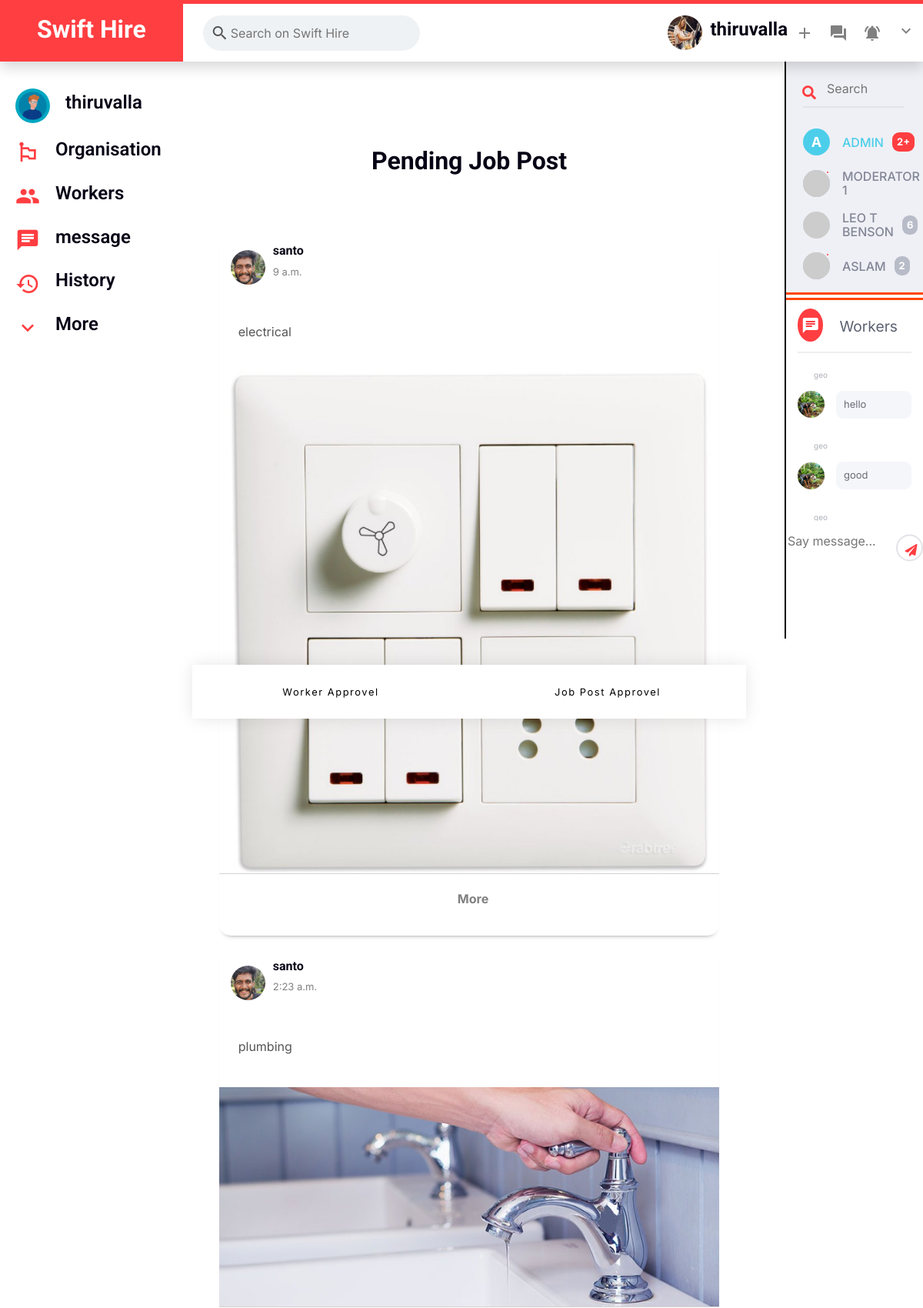
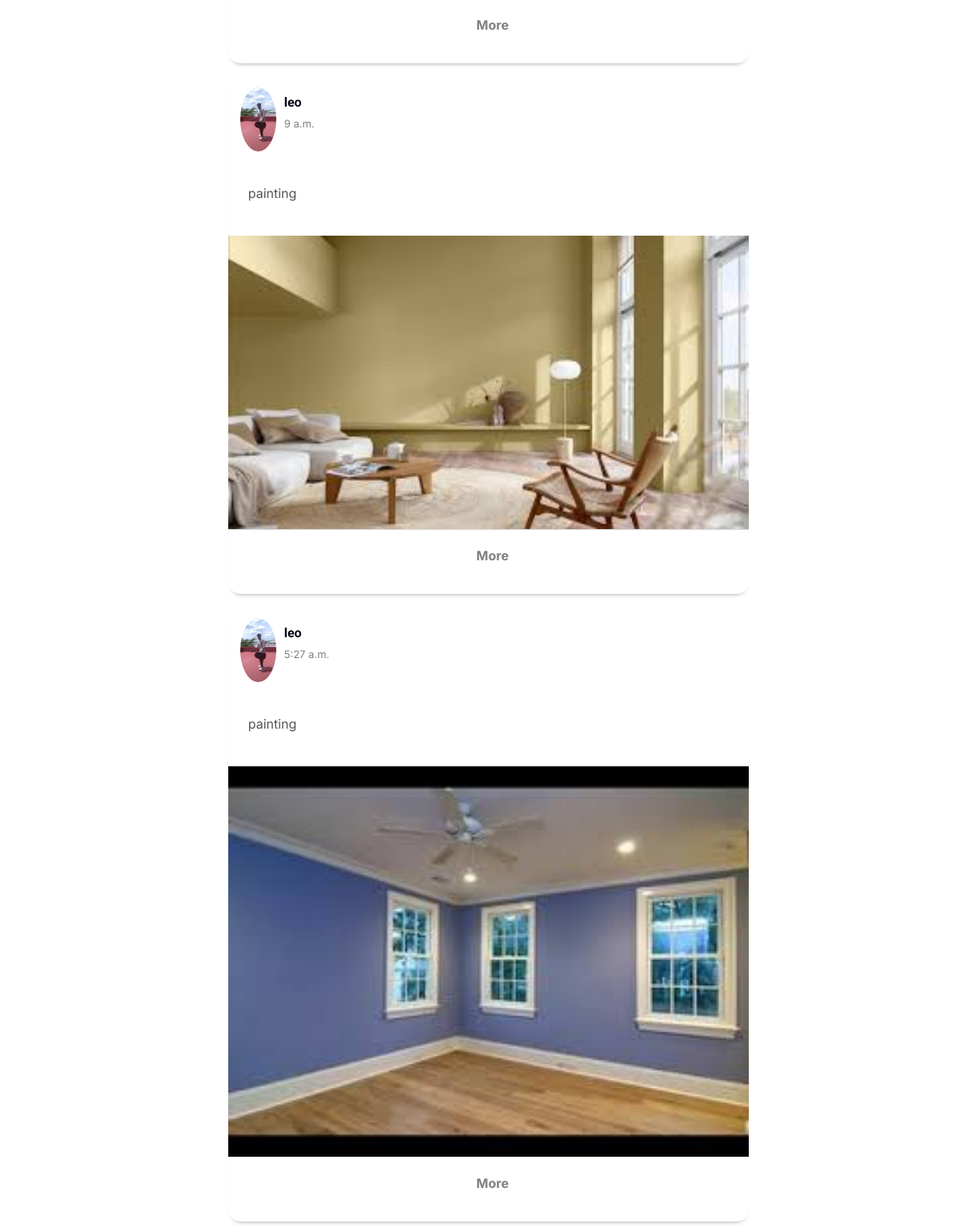
Page /moderator_home (signed in, upper part) on the committed database (2 pictures, top to bottom).
### main/models.py (models this page shows, shortened)
class Moderator(AbstractBaseUser):
    username = models.CharField(max_length=150, unique=True)
    password = models.CharField(max_length=128)
    location = models.CharField(max_length=100)
    phone=models.CharField(max_length=100)
    address=models.CharField(max_length=250)
    email=models.EmailField()

class Job_post(models.Model):
    post_id=models.AutoField(primary_key=True)
    user = models.ForeignKey(User, on_delete=models.CASCADE)
    job_title=models.CharField(max_length=150)
    job_description=models.CharField(max_length=350)
    location=models.CharField(max_length=150)
    address=models.CharField(max_length=250)
    time=models.TimeField()
    date=models.DateField()
    min_wage=models.CharField(max_length=150)
    max_wage=models.CharField(max_length=150)
    exp_lvl=models.CharField(max_length=150)
    expected_time=models.CharField(max_length=100)
    valid=models.BooleanField(null=True)
    photo=models.ImageField(upload_to="job_post")

class User(AbstractBaseUser):
    id=models.AutoField(primary_key=True)
    first_name = models.CharField(max_length=150)
    last_name = models.CharField(max_length=150)
    email = models.EmailField()
    username =models.CharField(max_length=100,unique=True)
    password = models.CharField(max_length=128)
    phone_no =models.CharField(max_length=100,unique=True)
    location =models.CharField(max_length=150)
    user_image =models.ImageField(upload_to="userProfile")
    dob =models.DateField(null=True)
    user_bio=models.CharField(max_length=150)
    type=models.CharField(max_length=100,default='user')
    address=models.CharField(max_length=300)
    def __str__(self):
        return self.username

class Feedback(models.Model):
    feedback_id= models.AutoField(primary_key=True)
    user=models.ForeignKey(User,on_delete=models.CASCADE,null=True)
    worker=models.ForeignKey(Worker,on_delete=models.CASCADE,null=True)
    feedback=models.TextField(blank=False , null= False )

class Worker(AbstractBaseUser):
    first_name = models.CharField(max_length=150)
    last_name = models.CharField(max_length=150)
    email = models.EmailField()
    username =models.CharField(max_length=100,unique=True)
    password = models.CharField(max_length=128)
    phone_no =models.CharField(max_length=100,unique=True)
    location =models.CharField(max_length=150)
    user_image =models.ImageField(upload_to="workerProfile")
    dob =models.DateField(null=True)
    user_bio=models.CharField(max_length=150)
    type=models.CharField(max_length=100,default='worker')
    address=models.CharField(max_length=300)
    job_title=models.CharField(max_length=150,null= True)
    catagory=models.CharField(max_length=150,null= True)
    experience=models.CharField(max_length=150,null= True)
    skill_1 =models.CharField(max_length=150,null= True)
    skill_2 =models.CharField(max_length=150,null= True)
    skill_3 =models.CharField(max_length=150,null= True)
    id_proof=models.ImageField(upload_to="workerfile")
    exp_proof=models.ImageField(upload_to="workerfile")
    cv=models.ImageField(upload_to="workerfile")
    is_approved=models.BooleanField(null= True)
    status=models.CharField(max_length=100,null= True)
    is_report=models.BooleanField(null= True,default=True)
    def __str__(self):
        return self.username

### main/views.py (the view)
# urls.py: path('moderator_home',moderator_home,name="moderator_home"),
def moderator_home(request):
    username = request.session.get('username')
    mod=Moderator.objects.get(username = username)
    worker=Worker.objects.all()
    post=Job_post.objects.all()
    user=User.objects.all()
    feed=Feedback.objects.all()
    context={'mod':mod,'worker':worker,'user':user,'post':post,'feed':feed}
    return render(request,"moderatorhome.html",context)

### main/templates/moderatorhome.html (shortened to what this page needs)
{%load static%}
<!DOCTYPE html>
<html lang="en">
<head>
  <link href="{%static 'css/style(3).css'%}" rel="stylesheet" type="text/css">
  <link href="https://cdnjs.cloudflare.com/ajax/libs/font-awesome/5.10.0/css/all.min.css" rel="stylesheet">
  <link href="https://cdn.jsdelivr.net/npm/bootstrap-icons@1.4.1/font/bootstrap-icons.css" rel="stylesheet">
  <link href="{%static 'lib/animate/animate.min.css' %}" rel="stylesheet">
  <link href="{%static 'lib/owlcarousel/assets/owl.carousel.min.css' %}" rel="stylesheet">
  <link href="{%static 'css/bootstrap.min.css' %}" rel="stylesheet">
</head>
<body>
    <nav class="navbar navbar-expand-lg bg-white navbar-light shadow border-top border-5 border-primary sticky-top p-0">
        <div class="header__left">
            <a href="index.html" class="navbar-brand bg-primary d-flex align-items-center px-4 px-lg-5">
                <h2 class="mb-2 text-white">Swift Hire</h2>
            </a>
            <div class="header__input">
              <span class="material-icons"> search </span>
              <input type="text" placeholder="Search on Swift Hire" />
            </div>
          </div>
        <div class="collapse navbar-collapse" id="navbarCollapse">
            <div class="navbar-nav ms-auto p-4 p-lg-0">
                <div class="header__right">
                    <div class="header__info">
                      <img
                        class="user__avatar"
                        src="/static/img/carousel-2.jpg"
                        alt=""
                        width="45"
                        height="45"
                      />
                      <h4>{{mod.location}}</h4>
                    </div>
                    <span class="material-icons"> add </span>
                    <span class="material-icons"> forum </span>
                    <span class="material-icons"> notifications_active </span>
                    <div class="nav-item dropdown">
                    <span href="#" class="material-icons" data-bs-toggle="dropdown" style="pointer-events: none;"> expand_more </span>
                    </div>
                  </div>
                </div>
            </div>
    </nav>
    <div class="main__body ">
        <div class="sidebar">
          <div class="sidebarRow">
            <img
              class="user__avatar"
              alt=""
            />
            <h4>{{mod.location}}</h4>
          </div>
          <div class="sidebarRow">
            <span class="material-icons"> emoji_flags </span>
            <h4>Organisation</h4>
          </div>
          <div class="sidebarRow">
            <span class="material-icons"> people </span>
            <h4>Workers</h4>
          </div>
          <div class="sidebarRow">
            <span class="material-icons"> chat </span>
            <h4>message</h4>
          </div>
          <div class="sidebarRow">
            <span class="material-icons"> history </span>
            <h4>History</h4>
          </div>
          <div class="sidebarRow">
            <span class="material-icons"> expand_more </span>
            <h4>More</h4>
          </div>
        </div>
       <div class="feed">
        <div class="et-hero-tabs-container">
          <a class="et-hero-tab" id="btnSection1" onclick="myFunction()" >Worker Approvel</a>
          <a class="et-hero-tab" id="btnSection2" onclick="myFunction2()">Job Post Approvel</a>
        </div>
      <section id="section2">
        <div style="height: 100px;"></div>
        <h2 style="text-align: center;">Pending Job Post</h2>
        <div style="height: 50px;"></div>
      {%for i in post%}
        <div class="post">
          <div class="post__top">
            <img
              class="user__avatar post__avatar"
              src="/media/{{i.user.user_image}}"
              alt=""
            />
            <div class="post__topInfo">
              <h3>{{i.user}}</h3>
              <p>{{i.time}}</p>
            </div>
          </div>
          <div class="post__bottom">
            <p>{{i.job_title}}</p>
          </div>
          <div class="post__image">
            <img
              src="/media/{{i.photo}}"
              alt=""
            />
          </div>
          <div class="post__options">
            <div class="post__option">
              <p style="font-weight: bold;">More</p>
            </div>
          </div>
        </div>
        {%endfor%}
      </section>
    </div>
        <div style="flex: 0.33" class="widgets">
          <div
            class="fb-page"
            data-href="https://www.facebook.com/facebook"
            data-tabs="timeline"
            data-width="500"
            data-height="1000"
            data-small-header="false"
            data-adapt-container-width="true"
            data-hide-cover="false"
            data-show-facepile="true"
          >
            <blockquote>
                <div class="ticker-container">
                    <div class="ticker" style="height: 40%;">
                        <div class="modal__sidebar">
                            <div class="chat__search search">
                              <div class="search">
                                <div class="search__icon">
                                  <i class="fa fa-search" aria-hidden="true"></i>
                                </div>
                                <input type="search" class="search__input" placeholder="Search">
                                <div class="search__icon search__icon_right">
                                </div>
                              </div>
                            </div>
                            <div class="chat__users">
                              <ul class="users">
                                <li class="users__item users__item_group">
                                  <div class="users__avatar avatar">
                                    <a href="#" class="avatar__wrap">
                                                            A
                                                        </a>
                                  </div>
                                  <span class="users__note">ADMIN</span>
                                  <div class="users__counter">
                                    <span class="counter">2+</span>
                                  </div>
                                </li>
                                <li class="users__item">
                                  <div class="users__avatar avatar avatar_online">
                                    <a href="#" class="avatar__wrap">
                                      <img class="avatar__img" src="http://placehold.it/35x35" width="35" height="35" alt="avatar image">
                                    </a>
                                  </div>
                                  <span class="users__note">MODERATOR 1</span>
                                </li>
                                <li class="users__item">
                                  <div class="users__avatar">
                                    <a href="#" class="avatar__wrap">
                                      <img class="avatar__img" src="http://placehold.it/35x35" width="35" height="35" alt="avatar image">
                                    </a>
                                  </div>
                                  <span class="users__note">LEO T BENSON</span>
                                  <div class="users__counter">
                                    <span class="counter">6</span>
                                  </div>
                                </li>
                                <li class="users__item">
                                  <div class="users__avatar avatar avatar_online">
                                    <a href="#" class="avatar__wrap">
                                      <img class="avatar__img" src="http://placehold.it/35x35" width="35" height="35" alt="avatar image">
                                    </a>
                                  </div>
                                  <span class="users__note">ASLAM</span>
                                  <div class="users__counter">
                                    <span class="counter">2</span>
                                  </div>
                                </li>
                                <li class="users__item">
                                </li>
                              </ul>
                            </div>
                          </div>
                    </div>
                    <div class="ticker__separator"></div>
                    <div >
                         <div class="modal__main">
          <div class="chatbox">
            <div class="chatbox__row">
              <div class="head">
                <div class="head__avatar avatar avatar_larger">
                  <a href="#" class="avatar__wrap"><span class="material-icons"> chat </span> </a>
                </div>
                <div class="head__title" style="font-size: larger;">Workers</div>
                <div class="head__note">
                </div>
              </div>
            </div>
            <div class="chatbox__row chatbox__row_fullheight">
              <div class="chatbox__content">
                {% for i in feed %}
                <div class="message">
                  <div class="message__head">
                    <span class="message__note"> {{i.worker}}</span>
                  </div>
                  <div class="message__base">
                    <div class="message__avatar avatar">
                      <a href="#" class="avatar__wrap">
                        <img class="avatar__img" src="media/{{i.worker.user_image}}" width="35" height="35" alt="avatar image">
                      </a>
                    </div>
                    <div class="message__textbox">
                      <span class="message__text">{{i.feedback}}</span>
                    </div>
                  </div>
                </div>
                {%endfor%}
              </div>
              </div>
            </div>
            <div class="chatbox__row">
              <div class="enter">
                <div class="enter__submit">
                  <button class="button button_id_submit" type="submit">
                                    <i class="fa fa-paper-plane" aria-hidden="true"></i>
                                  </button>
                </div>
                <div class="enter__textarea">
                  <textarea name="enterMessage" id="enterMessage" cols="15" rows="2" placeholder="Say message..."></textarea>
                </div>
              </div>
            </div>
          </div>
        </div>
                    </div>
            </blockquote>
          </div>
        </div>
      </div>
</body>
</html>

### rows in the picture
Moderator: location "thiruvalla"
Job_post: user.user_image (picture), user "santo", time "9 a.m.", job_title "electrical", photo (picture)
Job_post: user.user_image (picture), user "santo", time "2:23 a.m.", job_title "plumbing", photo (picture)
Job_post: user.user_image (picture), user "leo", time "9 a.m.", job_title "painting", photo (picture)
Job_post: user.user_image (picture), user "leo", time "5:27 a.m.", job_title "painting", photo (picture)
Feedback: worker "geo", worker.user_image (picture), feedback "hello"
Feedback: worker "geo", worker.user_image (picture), feedback "good"
Feedback: worker "geo"
